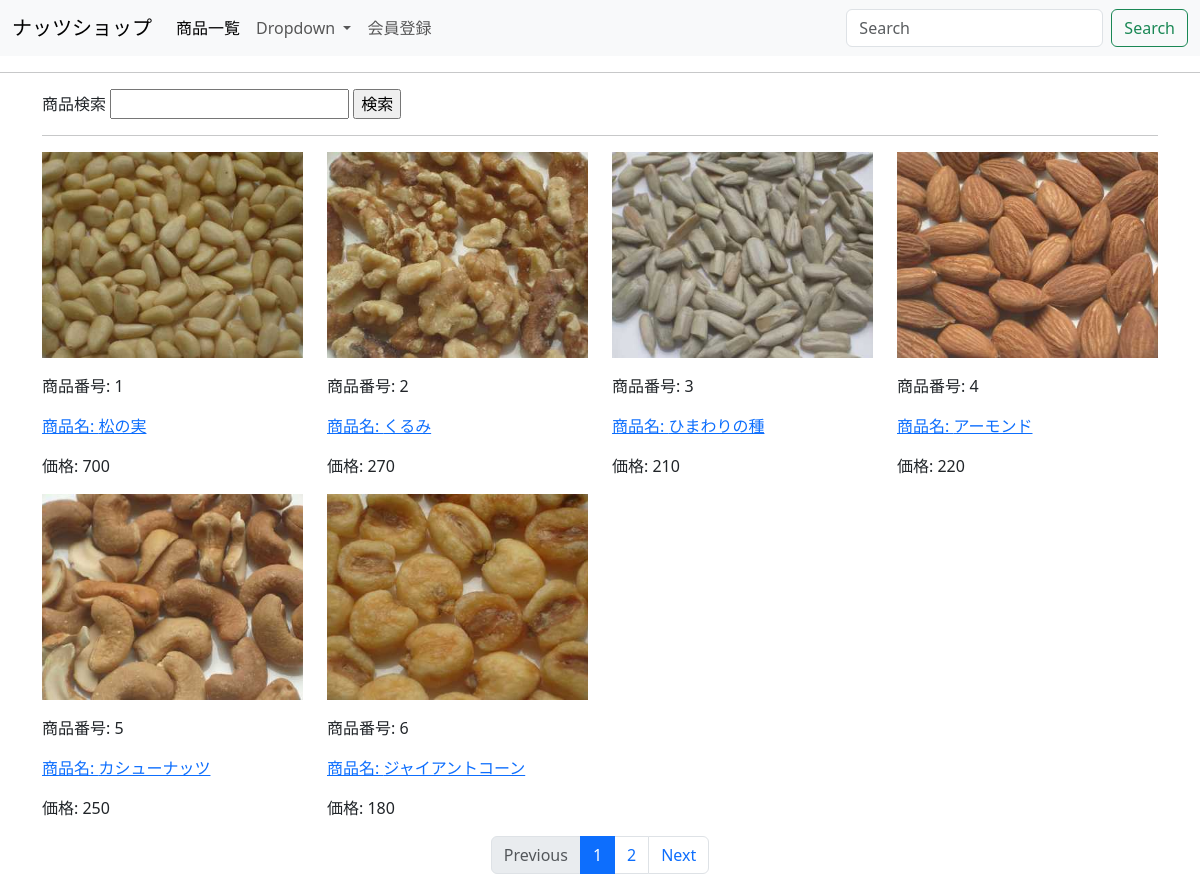
Screenshot of /chapter7/product.php with the database file from the repository.
### tables this page shows
create table product (
	id int auto_increment primary key, 
	name varchar(200) not null, 
	price int not null
);

### chapter7/product.php (the view)
<?php require '../header.php'; ?>
<?php require 'menu.php'; ?>
<div class="container">
	<form action="product.php" method="post">
		商品検索
		<input type="text" name="keyword">
		<input type="submit" value="検索">
	</form>
<hr>
<?php
$limit = 6;
if(!empty($_REQUEST['page']) ){
	$offset = ($_REQUEST['page'] -1) * $limit ;
} else{
	$offset = 0;
}
echo '<div class="row">';
$pdo=new PDO('mysql:host=localhost;dbname=shop;charset=utf8',
	'staff', 'password');
if (isset($_REQUEST['keyword'])) {
	$query = "SELECT * FROM product
	WHERE name LIKE ?
	LIMIT $limit OFFSET $offset
	";
	$sql = $pdo->prepare($query);
	$sql->execute(['%'.$_REQUEST['keyword'].'%']);
} else {
	$query = "SELECT * FROM product
	LIMIT $limit OFFSET $offset
	";
	$sql = $pdo->query($query);
}
foreach ($sql as $row) {
	$id = $row['id'];
	echo '<div class="col-6 col-md-4 col-lg-3 product">';
	echo "<p><img src='image/$id.jpg' class='object-fit-cover'></p>";
	echo '<p>商品番号: ', $id, '</p>';
	echo '<p>';
	echo '<a href="detail.php?id=', $id, '">商品名: ', $row['name'], '</a>';
	echo '</p>';
	echo '<p>価格: ', $row['price'], '</p>';
	echo '</div>';
}
echo '</div></div>';
$query = "SELECT COUNT(*) AS count FROM product ";
$sql = $pdo->query($query);
$item_count = $sql->fetch()['count'];
$page_count = ceil($item_count / $limit);
$active_page = isset($_GET['page']) ? $_GET['page'] : "1";
$link_html = '';
for ($i = 1; $i <= $page_count; $i++) {
	if($active_page == $i) {
		$link_html .= "<li class='page-item active'>
			<span class='page-link'>
				$i
			</span></li>";
		$current = $i;
	 }else{
		$link_html .= "<li class='page-item '>
		<a class='page-link' href='?page=$i'>
			$i
		</a></li>";
 	}
 } ?>
<nav aria-label="Page navigation example">
  <ul class="pagination justify-content-center">
    <li class="page-item <?= $current==1 ? 'disabled':'' ?> ">
      <a class="page-link" href="?page=<?=$current-1?>">Previous</a>
    </li>
 	<?= $link_html ?>
    <li class="page-item <?=$page_count == $current ? 'disabled':''?>">
      <a class="page-link" href="?page=<?=$current+1?>">Next</a>
    </li>
  </ul>
</nav>
<?php require '../footer.php'; ?>

### header.php (shortened to what this page needs)
<!DOCTYPE html>
<html lang="ja">
<head>
<link href="https://cdn.jsdelivr.net/npm/bootstrap@5.3.0/dist/css/bootstrap.min.css" rel="stylesheet">
<link rel="stylesheet" href="../style.css">
<link rel="stylesheet" href="style.css">
</head>
<body>

### chapter7/menu.php (shortened to what this page needs)
<?php @session_start();
  if (!empty($_SESSION['customer'])) {
    $logdin = true;
  }else{
    $logdin = false;
  }
?>
<nav class="navbar navbar-expand-lg bg-body-tertiary">
  <div class="container-fluid">
    <a class="navbar-brand" href="#">ナッツショップ</a>
    <div class="collapse navbar-collapse" id="navbarSupportedContent">
      <ul class="navbar-nav me-auto mb-2 mb-lg-0">
        <li class="nav-item">
          <a class="nav-link active" aria-current="page" href="product.php">商品一覧</a>
        </li>
        <li class="nav-item dropdown">
          <a class="nav-link dropdown-toggle" href="#" role="button" data-bs-toggle="dropdown" aria-expanded="false">
            Dropdown
          </a>
        </li>
        <li class="nav-item">
          <a class="nav-link <?= $logdin ? 'hidden' : '' ?>" href="customer-input.php">会員登録</a>
        </li>
      </ul>
      <form class="d-flex" role="search" action="product.php">
        <input class="form-control me-2" type="search" placeholder="Search" aria-label="Search" name="keyword">
        <button class="btn btn-outline-success" type="submit">Search</button>
      </form>
    </div>
  </div>
</nav>
<hr>

### footer.php
</body>
</html>

### chapter7/style.css (style rules this page uses)
img { width: 100%; }
.product img { height: 206px; }

### rows the page displays
product: shows a picture, id "1", name "松の実", price "700"
product: shows a picture, id "2", name "くるみ", price "270"
product: shows a picture, id "3", name "ひまわりの種", price "210"
product: shows a picture, id "4", name "アーモンド", price "220"
product: shows a picture, id "5", name "カシューナッツ", price "250"
product: shows a picture, id "6", name "ジャイアントコーン", price "180"
